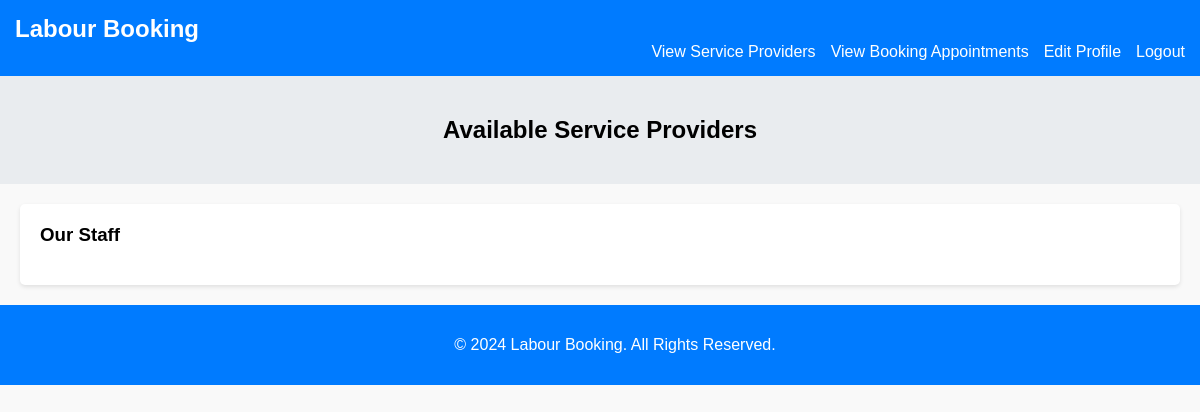
The app's page /view_service_providers.php, older data.
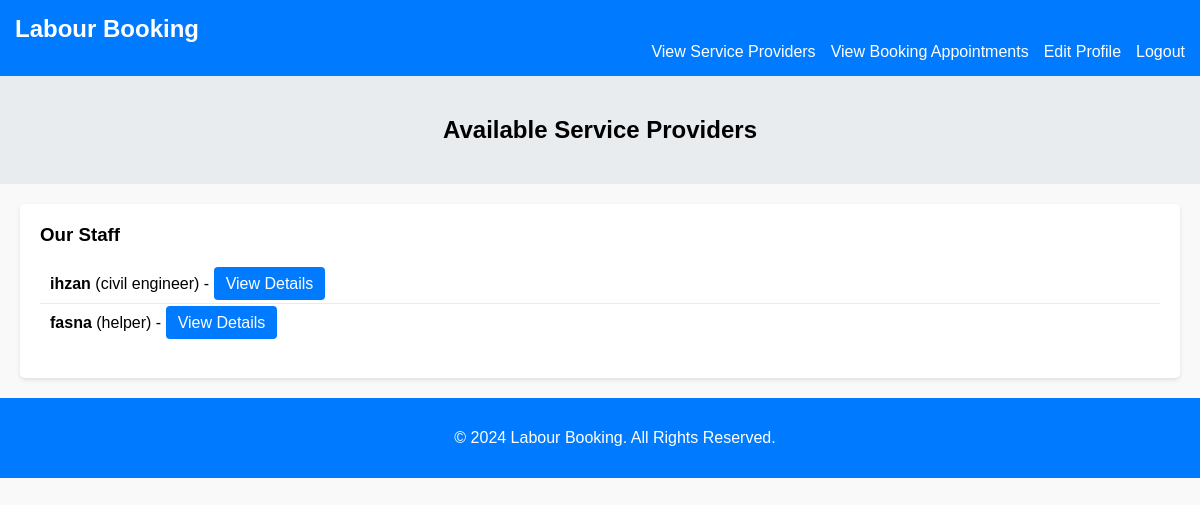
The same page, newer data.
### tables this page shows
CREATE TABLE `staff` (
  `id` int(20) NOT NULL,
  `Name` varchar(20) NOT NULL,
  `phoneno` varchar(10) NOT NULL,
  `emailid` varchar(20) NOT NULL,
  `username` varchar(20) NOT NULL,
  `password` varchar(20) NOT NULL,
  `category` varchar(20) NOT NULL
);

### view_service_providers.php (the view, shortened to what this page needs)
<?php
$conn = mysqli_connect("localhost", "root", "", "labour_booking");
$sql = "SELECT * FROM staff";
$result = mysqli_query($conn, $sql);
?>
<!DOCTYPE html>
<html lang="en">
<head>
    <link rel="stylesheet" href="view_service_provider.css">
</head>
<body>
    <nav>
        <div class="sappy">
            <h1>Labour Booking</h1>
            <div class="hi">
                <a href="view_service_providers.php" class="hello">View Service Providers</a>
                <a href="view_bookings.php" class="hello">View Booking Appointments</a>
                <a href="edit_profile.php" class="hello">Edit Profile</a>
                <a href="logout.php" class="hello">Logout</a>
            </div>
        </div>
    </nav>
    <header class="header">
        <h2>Available Service Providers</h2>
    </header>
    <main class="main-content">
        <section class="staff-list">
            <h3>Our Staff</h3>
            <ul>
                <?php
                while ($staff = mysqli_fetch_assoc($result)) {
                    echo "<li>";
                    echo "<strong>" . htmlspecialchars($staff['Name']) . "</strong> (" . htmlspecialchars($staff['category']) . ")";
                    echo " - <a href='staff_details.php?id=" . $staff['id'] . "' class='details-button'>View Details</a>";
                    echo "</li>";
                }
                ?>
            </ul>
        </section>
    </main>
    <footer>
        <p>&copy; 2024 Labour Booking. All Rights Reserved.</p>
    </footer>
</body>
</html>

Row changes from the older to the newer data that the page shows:
added staff: Name "ihzan", category "civil engineer"
added staff: Name "fasna", category "helper"
